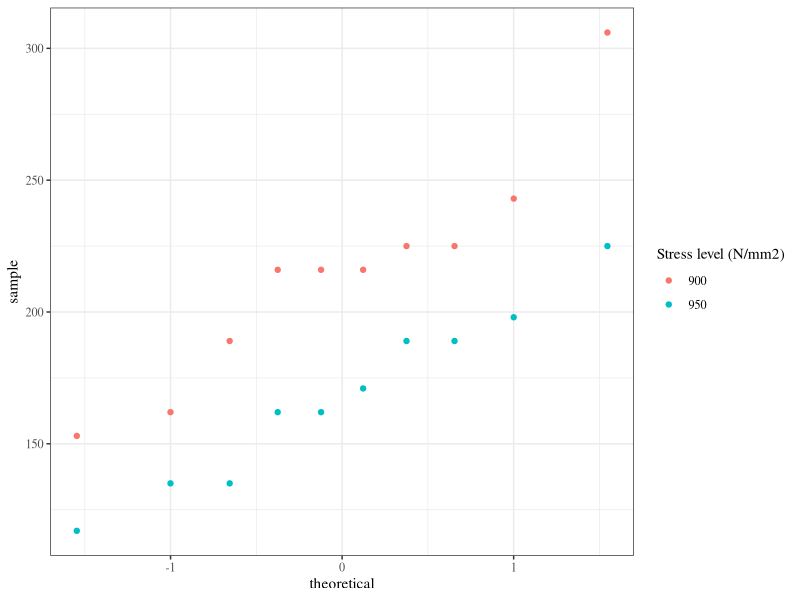

Write R code to recreate this figure.
## ---- chunk 1
library(knitr)
library(tidyverse)
library(xtable)
library(MASS)

knitr::opts_chunk$set(echo=FALSE, message=FALSE, warning=FALSE, fig.height = 2)
theme_set(theme_bw(base_family = "serif"))

set.seed(305)
## ---- chunk 2
tires <- data.frame(car = 1:12,
                    radial = c(4.2, 4.7, 6.6, 7.0, 6.7, 4.5, 5.7, 6.0, 7.4, 4.9, 6.1, 5.2),
                    belted = c(4.1, 4.9, 6.2, 6.9, 6.8, 4.4, 5.7, 5.8, 6.9, 4.7, 6.0, 4.9))

kable(t(tires))
## ---- chunk 3
wood <- data.frame(piece = 1:5,
                   leading_edge = c(.168, .170, .165, .165, .170),
                   trailing_edge = c(.169, .168, .168, .168, .169))

kable(t(wood))
## ---- chunk 4
springs <- data.frame(stress_level = c(rep(950, 10), rep(900, 10)),
                      lifetimes = c(225, 171, 198, 189, 189, 135, 162, 135, 117, 162, 216, 162, 153, 216, 225, 216, 306, 225, 243, 189))

springs %>%
  group_by(stress_level) %>%
  summarise(lifetimes = paste(lifetimes, collapse = ", ")) %>%
  mutate(stress_level = paste(stress_level, "N/mm2 Stress")) %>%
  spread(stress_level, lifetimes) %>%
  kable()

springs %>%
  ggplot(aes(sample=lifetimes, colour = factor(stress_level), group = factor(stress_level))) +
  stat_qq() +
  scale_color_discrete("Stress level (N/mm2)")

